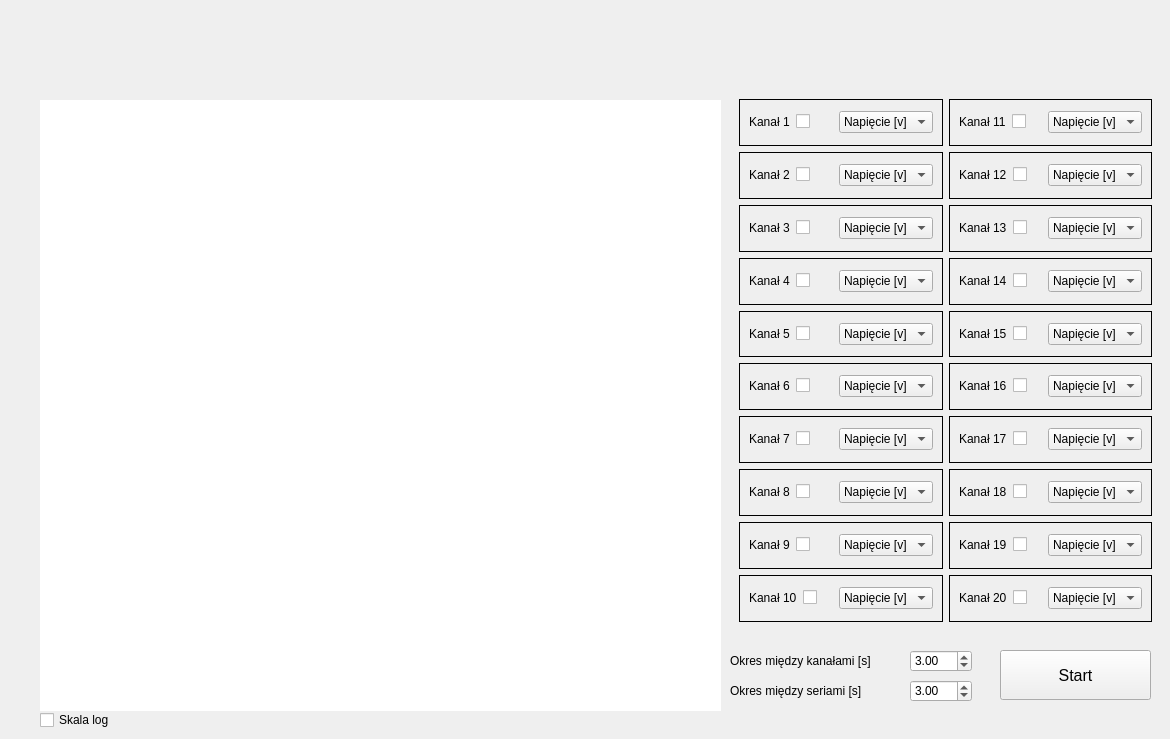
    <widget class="QWidget" name="page_reczny">
     <widget class="QWidget" name="widget_20probek" native="true">
      <property name="geometry">
       <rect>
        <x>40</x>
        <y>100</y>
        <width>681</width>
        <height>611</height>
       </rect>
      </property>
      <property name="styleSheet">
       <string notr="true">background-color: rgb(255, 255, 255);</string>
      </property>
     </widget>
     <widget class="QFrame" name="frame">
      <property name="geometry">
       <rect>
        <x>730</x>
        <y>90</y>
        <width>431</width>
        <height>541</height>
       </rect>
      </property>
      <property name="frameShape">
       <enum>QFrame::NoFrame</enum>
      </property>
      <property name="frameShadow">
       <enum>QFrame::Plain</enum>
      </property>
      <property name="lineWidth">
       <number>1</number>
      </property>
      <property name="midLineWidth">
       <number>0</number>
      </property>
      <layout class="QGridLayout" name="gridLayout_41">
       <item row="0" column="0">
        <widget class="QFrame" name="frame_1">
         <property name="frameShape">
          <enum>QFrame::Box</enum>
         </property>
         <property name="frameShadow">
          <enum>QFrame::Plain</enum>
         </property>
         <property name="lineWidth">
          <number>1</number>
         </property>
         <property name="midLineWidth">
          <number>0</number>
         </property>
         <layout class="QGridLayout" name="gridLayout_4">
          <item row="0" column="0">
           <widget class="QLabel" name="label_1">
            <property name="lineWidth">
             <number>3</number>
            </property>
            <property name="text">
             <string>Kanał 1</string>
            </property>
           </widget>
          </item>
          <item row="0" column="1">
           <widget class="QCheckBox" name="checkBox_1">
            <property name="text">
             <string/>
            </property>
           </widget>
          </item>
          <item row="0" column="2">
           <widget class="QComboBox" name="comboBox_1">
            <item>
             <property name="text">
              <string>Napięcie [v]</string>
             </property>
            </item>
            <item>
             <property name="text">
              <string>Opór [Ohm]</string>
             </property>
            </item>
           </widget>
          </item>
         </layout>
        </widget>
       </item>
       <item row="0" column="1">
        <widget class="QFrame" name="frame_11">
         <property name="frameShape">
          <enum>QFrame::Box</enum>
         </property>
         <property name="frameShadow">
          <enum>QFrame::Plain</enum>
         </property>
         <property name="lineWidth">
          <number>1</number>
         </property>
         <property name="midLineWidth">
          <number>0</number>
         </property>
         <layout class="QGridLayout" name="gridLayout_2">
          <item row="0" column="0">
           <widget class="QLabel" name="label_11">
            <property name="lineWidth">
             <number>3</number>
            </property>
            <property name="text">
             <string>Kanał 11</string>
            </property>
           </widget>
          </item>
          <item row="0" column="1">
           <widget class="QCheckBox" name="checkBox_11">
            <property name="text">
             <string/>
            </property>
           </widget>
          </item>
          <item row="0" column="2">
           <widget class="QComboBox" name="comboBox_11">
            <item>
             <property name="text">
              <string>Napięcie [v]</string>
             </property>
            </item>
            <item>
             <property name="text">
              <string>Opór [Ohm]</string>
             </property>
            </item>
           </widget>
          </item>
         </layout>
        </widget>
       </item>
       <item row="1" column="0">
        <widget class="QFrame" name="frame_2">
         <property name="frameShape">
          <enum>QFrame::Box</enum>
         </property>
         <property name="frameShadow">
          <enum>QFrame::Plain</enum>
         </property>
         <property name="lineWidth">
          <number>1</number>
         </property>
         <property name="midLineWidth">
          <number>0</number>
         </property>
         <layout class="QGridLayout" name="gridLayout_20">
          <item row="0" column="2">
           <widget class="QComboBox" name="comboBox_2">
            <item>
             <property name="text">
              <string>Napięcie [v]</string>
             </property>
            </item>
            <item>
             <property name="text">
              <string>Opór [Ohm]</string>
             </property>
            </item>
           </widget>
          </item>
          <item row="0" column="1">
           <widget class="QCheckBox" name="checkBox_2">
            <property name="text">
             <string/>
            </property>
           </widget>
          </item>
          <item row="0" column="0">
           <widget class="QLabel" name="label_2">
            <property name="lineWidth">
             <number>3</number>
            </property>
            <property name="text">
             <string>Kanał 2</string>
            </property>
           </widget>
          </item>
         </layout>
        </widget>
       </item>
       <item row="1" column="1">
        <widget class="QFrame" name="frame_12">
         <property name="frameShape">
          <enum>QFrame::Box</enum>
         </property>
         <property name="frameShadow">
          <enum>QFrame::Plain</enum>
         </property>
         <property name="lineWidth">
          <number>1</number>
         </property>
         <property name="midLineWidth">
          <number>0</number>
         </property>
         <layout class="QGridLayout" name="gridLayout">
          <item row="0" column="0">
           <widget class="QLabel" name="label_12">
            <property name="lineWidth">
             <number>3</number>
            </property>
            <property name="text">
             <string>Kanał 12</string>
            </property>
           </widget>
          </item>
          <item row="0" column="1">
           <widget class="QCheckBox" name="checkBox_12">
            <property name="text">
             <string/>
            </property>
           </widget>
          </item>
          <item row="0" column="2">
           <widget class="QComboBox" name="comboBox_12">
            <item>
             <property name="text">
              <string>Napięcie [v]</string>
             </property>
            </item>
            <item>
             <property name="text">
              <string>Opór [Ohm]</string>
             </property>
            </item>
           </widget>
          </item>
         </layout>
        </widget>
       </item>
       <item row="2" column="0">
        <widget class="QFrame" name="frame_3">
         <property name="frameShape">
          <enum>QFrame::Box</enum>
         </property>
         <property name="frameShadow">
          <enum>QFrame::Plain</enum>
         </property>
         <property name="lineWidth">
          <number>1</number>
         </property>
         <property name="midLineWidth">
          <number>0</number>
         </property>
         <layout class="QGridLayout" name="gridLayout_6">
          <item row="0" column="0">
           <widget class="QLabel" name="label_3">
            <property name="lineWidth">
             <number>3</number>
            </property>
            <property name="text">
             <string>Kanał 3</string>
            </property>
           </widget>
          </item>
          <item row="0" column="1">
           <widget class="QCheckBox" name="checkBox_3">
            <property name="text">
             <string/>
            </property>
           </widget>
          </item>
          <item row="0" column="2">
           <widget class="QComboBox" name="comboBox_3">
            <item>
             <property name="text">
              <string>Napięcie [v]</string>
             </property>
            </item>
            <item>
             <property name="text">
              <string>Opór [Ohm]</string>
             </property>
            </item>
           </widget>
          </item>
         </layout>
        </widget>
       </item>
       <item row="2" column="1">
        <widget class="QFrame" name="frame_13">
         <property name="frameShape">
          <enum>QFrame::Box</enum>
         </property>
         <property name="frameShadow">
          <enum>QFrame::Plain</enum>
         </property>
         <property name="lineWidth">
          <number>1</number>
         </property>
         <property name="midLineWidth">
          <number>0</number>
         </property>
         <layout class="QGridLayout" name="gridLayout_14">
          <item row="0" column="0">
           <widget class="QLabel" name="label_13">
            <property name="lineWidth">
             <number>3</number>
            </property>
            <property name="text">
             <string>Kanał 13</string>
            </property>
           </widget>
          </item>
          <item row="0" column="1">
           <widget class="QCheckBox" name="checkBox_13">
            <property name="text">
             <string/>
            </property>
           </widget>
          </item>
          <item row="0" column="2">
           <widget class="QComboBox" name="comboBox_13">
            <item>
             <property name="text">
              <string>Napięcie [v]</string>
             </property>
            </item>
            <item>
             <property name="text">
              <string>Opór [Ohm]</string>
             </property>
            </item>
           </widget>
          </item>
         </layout>
        </widget>
       </item>
       <item row="3" column="0">
        <widget class="QFrame" name="frame_4">
         <property name="frameShape">
          <enum>QFrame::Box</enum>
         </property>
         <property name="frameShadow">
          <enum>QFrame::Plain</enum>
         </property>
         <property name="lineWidth">
          <number>1</number>
         </property>
         <property name="midLineWidth">
          <number>0</number>
         </property>
         <layout class="QGridLayout" name="gridLayout_7">
          <item row="0" column="0">
           <widget class="QLabel" name="label_4">
            <property name="lineWidth">
             <number>3</number>
            </property>
            <property name="text">
             <string>Kanał 4</string>
            </property>
           </widget>
          </item>
          <item row="0" column="1">
           <widget class="QCheckBox" name="checkBox_4">
            <property name="text">
             <string/>
            </property>
           </widget>
          </item>
          <item row="0" column="2">
           <widget class="QComboBox" name="comboBox_4">
            <item>
             <property name="text">
              <string>Napięcie [v]</string>
             </property>
            </item>
            <item>
             <property name="text">
              <string>Opór [Ohm]</string>
             </property>
            </item>
           </widget>
          </item>
         </layout>
        </widget>
       </item>
       <item row="3" column="1">
        <widget class="QFrame" name="frame_14">
         <property name="frameShape">
          <enum>QFrame::Box</enum>
         </property>
         <property name="frameShadow">
          <enum>QFrame::Plain</enum>
         </property>
         <property name="lineWidth">
          <number>1</number>
         </property>
         <property name="midLineWidth">
          <number>0</number>
         </property>
         <layout class="QGridLayout" name="gridLayout_3">
          <item row="0" column="0">
           <widget class="QLabel" name="label_14">
            <property name="lineWidth">
             <number>3</number>
            </property>
            <property name="text">
             <string>Kanał 14</string>
            </property>
           </widget>
          </item>
          <item row="0" column="1">
           <widget class="QCheckBox" name="checkBox_14">
            <property name="text">
             <string/>
            </property>
           </widget>
          </item>
          <item row="0" column="2">
           <widget class="QComboBox" name="comboBox_14">
            <item>
             <property name="text">
              <string>Napięcie [v]</string>
             </property>
            </item>
            <item>
             <property name="text">
              <string>Opór [Ohm]</string>
             </property>
            </item>
           </widget>
          </item>
         </layout>
        </widget>
       </item>
       <item row="4" column="0">
        <widget class="QFrame" name="frame_5">
         <property name="frameShape">
          <enum>QFrame::Box</enum>
         </property>
         <property name="frameShadow">
          <enum>QFrame::Plain</enum>
         </property>
         <property name="lineWidth">
          <number>1</number>
         </property>
         <property name="midLineWidth">
          <number>0</number>
         </property>
         <layout class="QGridLayout" name="gridLayout_19">
          <item row="0" column="2">
           <widget class="QComboBox" name="comboBox_5">
            <item>
             <property name="text">
              <string>Napięcie [v]</string>
             </property>
            </item>
            <item>
             <property name="text">
              <string>Opór [Ohm]</string>
             </property>
            </item>
           </widget>
          </item>
          <item row="0" column="1">
           <widget class="QCheckBox" name="checkBox_5">
            <property name="text">
             <string/>
            </property>
           </widget>
          </item>
          <item row="0" column="0">
           <widget class="QLabel" name="label_5">
            <property name="lineWidth">
             <number>3</number>
            </property>
            <property name="text">
             <string>Kanał 5</string>
            </property>
           </widget>
          </item>
         </layout>
        </widget>
       </item>
       <item row="4" column="1">
        <widget class="QFrame" name="frame_15">
         <property name="frameShape">
          <enum>QFrame::Box</enum>
         </property>
         <property name="frameShadow">
          <enum>QFrame::Plain</enum>
         </property>
         <property name="lineWidth">
          <number>1</number>
         </property>
         <property name="midLineWidth">
          <number>0</number>
         </property>
         <layout class="QGridLayout" name="gridLayout_10">
          <item row="0" column="2">
           <widget class="QComboBox" name="comboBox_15">
            <item>
             <property name="text">
              <string>Napięcie [v]</string>
             </property>
            </item>
            <item>
             <property name="text">
              <string>Opór [Ohm]</string>
             </property>
            </item>
           </widget>
          </item>
          <item row="0" column="1">
           <widget class="QCheckBox" name="checkBox_15">
            <property name="text">
             <string/>
            </property>
           </widget>
          </item>
          <item row="0" column="0">
           <widget class="QLabel" name="label_15">
            <property name="lineWidth">
             <number>3</number>
            </property>
            <property name="text">
             <string>Kanał 15</string>
            </property>
           </widget>
          </item>
         </layout>
        </widget>
       </item>
       <item row="5" column="0">
        <widget class="QFrame" name="frame_6">
         <property name="frameShape">
          <enum>QFrame::Box</enum>
         </property>
         <property name="frameShadow">
          <enum>QFrame::Plain</enum>
         </property>
         <property name="lineWidth">
          <number>1</number>
         </property>
         <property name="midLineWidth">
          <number>0</number>
         </property>
         <layout class="QGridLayout" name="gridLayout_15">
          <item row="0" column="2">
           <widget class="QComboBox" name="comboBox_6">
            <item>
             <property name="text">
              <string>Napięcie [v]</string>
             </property>
            </item>
            <item>
             <property name="text">
              <string>Opór [Ohm]</string>
             </property>
            </item>
           </widget>
          </item>
          <item row="0" column="1">
           <widget class="QCheckBox" name="checkBox_6">
            <property name="text">
             <string/>
            </property>
           </widget>
          </item>
          <item row="0" column="0">
           <widget class="QLabel" name="label_6">
            <property name="lineWidth">
             <number>3</number>
            </property>
            <property name="text">
             <string>Kanał 6</string>
            </property>
           </widget>
          </item>
         </layout>
        </widget>
       </item>
       <item row="5" column="1">
        <widget class="QFrame" name="frame_16">
         <property name="frameShape">
          <enum>QFrame::Box</enum>
         </property>
         <property name="frameShadow">
          <enum>QFrame::Plain</enum>
         </property>
         <property name="lineWidth">
          <number>1</number>
         </property>
         <property name="midLineWidth">
          <number>0</number>
         </property>
         <layout class="QGridLayout" name="gridLayout_8">
          <item row="0" column="0">
           <widget class="QLabel" name="label_16">
            <property name="lineWidth">
             <number>3</number>
            </property>
            <property name="text">
             <string>Kanał 16</string>
            </property>
           </widget>
          </item>
          <item row="0" column="1">
           <widget class="QCheckBox" name="checkBox_16">
            <property name="text">
             <string/>
            </property>
           </widget>
          </item>
          <item row="0" column="2">
           <widget class="QComboBox" name="comboBox_16">
            <item>
             <property name="text">
              <string>Napięcie [v]</string>
             </property>
            </item>
            <item>
             <property name="text">
              <string>Opór [Ohm]</string>
             </property>
            </item>
           </widget>
          </item>
         </layout>
        </widget>
       </item>
       <item row="6" column="0">
        <widget class="QFrame" name="frame_7">
         <property name="frameShape">
          <enum>QFrame::Box</enum>
         </property>
         <property name="frameShadow">
          <enum>QFrame::Plain</enum>
         </property>
         <property name="lineWidth">
          <number>1</number>
         </property>
         <property name="midLineWidth">
          <number>0</number>
         </property>
         <layout class="QGridLayout" name="gridLayout_18">
          <item row="0" column="2">
           <widget class="QComboBox" name="comboBox_7">
            <item>
             <property name="text">
              <string>Napięcie [v]</string>
             </property>
            </item>
            <item>
             <property name="text">
              <string>Opór [Ohm]</string>
             </property>
            </item>
           </widget>
          </item>
          <item row="0" column="1">
           <widget class="QCheckBox" name="checkBox_7">
            <property name="text">
             <string/>
            </property>
           </widget>
          </item>
          <item row="0" column="0">
           <widget class="QLabel" name="label_7">
            <property name="lineWidth">
             <number>3</number>
            </property>
            <property name="text">
             <string>Kanał 7</string>
            </property>
           </widget>
          </item>
         </layout>
        </widget>
       </item>
       <item row="6" column="1">
        <widget class="QFrame" name="frame_17">
         <property name="frameShape">
          <enum>QFrame::Box</enum>
         </property>
         <property name="frameShadow">
          <enum>QFrame::Plain</enum>
         </property>
         <property name="lineWidth">
          <number>1</number>
         </property>
         <property name="midLineWidth">
          <number>0</number>
         </property>
         <layout class="QGridLayout" name="gridLayout_11">
          <item row="0" column="0">
           <widget class="QLabel" name="label_17">
            <property name="lineWidth">
             <number>3</number>
            </property>
            <property name="text">
             <string>Kanał 17</string>
            </property>
           </widget>
          </item>
          <item row="0" column="1">
           <widget class="QCheckBox" name="checkBox_17">
            <property name="text">
             <string/>
            </property>
           </widget>
          </item>
          <item row="0" column="2">
           <widget class="QComboBox" name="comboBox_17">
            <item>
             <property name="text">
              <string>Napięcie [v]</string>
             </property>
            </item>
            <item>
             <property name="text">
              <string>Opór [Ohm]</string>
             </property>
            </item>
           </widget>
          </item>
         </layout>
        </widget>
       </item>
       <item row="7" column="0">
        <widget class="QFrame" name="frame_8">
         <property name="frameShape">
          <enum>QFrame::Box</enum>
         </property>
         <property name="frameShadow">
          <enum>QFrame::Plain</enum>
         </property>
         <property name="lineWidth">
          <number>1</number>
         </property>
         <property name="midLineWidth">
          <number>0</number>
         </property>
         <layout class="QGridLayout" name="gridLayout_17">
          <item row="0" column="2">
           <widget class="QComboBox" name="comboBox_8">
            <item>
             <property name="text">
              <string>Napięcie [v]</string>
             </property>
            </item>
            <item>
             <property name="text">
              <string>Opór [Ohm]</string>
             </property>
            </item>
           </widget>
          </item>
          <item row="0" column="1">
           <widget class="QCheckBox" name="checkBox_8">
            <property name="text">
             <string/>
            </property>
           </widget>
          </item>
          <item row="0" column="0">
           <widget class="QLabel" name="label_8">
            <property name="lineWidth">
             <number>3</number>
            </property>
            <property name="text">
             <string>Kanał 8</string>
            </property>
           </widget>
          </item>
         </layout>
        </widget>
       </item>
       <item row="7" column="1">
        <widget class="QFrame" name="frame_18">
         <property name="frameShape">
          <enum>QFrame::Box</enum>
         </property>
         <property name="frameShadow">
          <enum>QFrame::Plain</enum>
         </property>
         <property name="lineWidth">
          <number>1</number>
         </property>
         <property name="midLineWidth">
          <number>0</number>
         </property>
         <layout class="QGridLayout" name="gridLayout_5">
          <item row="0" column="0">
           <widget class="QLabel" name="label_18">
            <property name="lineWidth">
             <number>3</number>
            </property>
            <property name="text">
             <string>Kanał 18</string>
            </property>
           </widget>
          </item>
          <item row="0" column="1">
           <widget class="QCheckBox" name="checkBox_18">
            <property name="text">
             <string/>
            </property>
           </widget>
          </item>
          <item row="0" column="2">
           <widget class="QComboBox" name="comboBox_18">
            <item>
             <property name="text">
              <string>Napięcie [v]</string>
             </property>
            </item>
            <item>
             <property name="text">
              <string>Opór [Ohm]</string>
             </property>
            </item>
           </widget>
          </item>
         </layout>
        </widget>
       </item>
       <item row="8" column="0">
        <widget class="QFrame" name="frame_9">
         <property name="frameShape">
          <enum>QFrame::Box</enum>
         </property>
         <property name="frameShadow">
          <enum>QFrame::Plain</enum>
         </property>
         <property name="lineWidth">
          <number>1</number>
         </property>
         <property name="midLineWidth">
          <number>0</number>
         </property>
         <layout class="QGridLayout" name="gridLayout_16">
          <item row="0" column="2">
           <widget class="QComboBox" name="comboBox_9">
            <item>
             <property name="text">
              <string>Napięcie [v]</string>
             </property>
            </item>
            <item>
             <property name="text">
              <string>Opór [Ohm]</string>
             </property>
            </item>
           </widget>
          </item>
          <item row="0" column="1">
           <widget class="QCheckBox" name="checkBox_9">
            <property name="text">
             <string/>
            </property>
           </widget>
          </item>
          <item row="0" column="0">
           <widget class="QLabel" name="label_9">
            <property name="lineWidth">
             <number>3</number>
            </property>
            <property name="text">
             <string>Kanał 9</string>
            </property>
           </widget>
          </item>
         </layout>
        </widget>
       </item>
       <item row="8" column="1">
        <widget class="QFrame" name="frame_19">
         <property name="frameShape">
          <enum>QFrame::Box</enum>
         </property>
         <property name="frameShadow">
          <enum>QFrame::Plain</enum>
         </property>
         <property name="lineWidth">
          <number>1</number>
         </property>
         <property name="midLineWidth">
          <number>0</number>
         </property>
         <layout class="QGridLayout" name="gridLayout_12">
          <item row="0" column="1">
           <widget class="QCheckBox" name="checkBox_19">
            <property name="text">
             <string/>
            </property>
           </widget>
          </item>
          <item row="0" column="2">
           <widget class="QComboBox" name="comboBox_19">
            <item>
             <property name="text">
              <string>Napięcie [v]</string>
             </property>
            </item>
            <item>
             <property name="text">
              <string>Opór [Ohm]</string>
             </property>
            </item>
           </widget>
          </item>
          <item row="0" column="0">
           <widget class="QLabel" name="label_19">
            <property name="lineWidth">
             <number>3</number>
            </property>
            <property name="text">
             <string>Kanał 19</string>
            </property>
           </widget>
          </item>
         </layout>
        </widget>
       </item>
       <item row="9" column="0">
        <widget class="QFrame" name="frame_10">
         <property name="frameShape">
          <enum>QFrame::Box</enum>
         </property>
         <property name="frameShadow">
          <enum>QFrame::Plain</enum>
         </property>
         <property name="lineWidth">
          <number>1</number>
         </property>
         <property name="midLineWidth">
          <number>0</number>
         </property>
         <layout class="QGridLayout" name="gridLayout_13">
          <item row="0" column="2">
           <widget class="QComboBox" name="comboBox_10">
            <item>
             <property name="text">
              <string>Napięcie [v]</string>
             </property>
            </item>
            <item>
             <property name="text">
              <string>Opór [Ohm]</string>
             </property>
            </item>
           </widget>
          </item>
          <item row="0" column="1">
           <widget class="QCheckBox" name="checkBox_10">
            <property name="text">
             <string/>
            </property>
           </widget>
          </item>
          <item row="0" column="0">
           <widget class="QLabel" name="label_10">
            <property name="lineWidth">
             <number>3</number>
            </property>
            <property name="text">
             <string>Kanał 10</string>
            </property>
           </widget>
          </item>
         </layout>
        </widget>
       </item>
       <item row="9" column="1">
        <widget class="QFrame" name="frame_20">
         <property name="frameShape">
          <enum>QFrame::Box</enum>
         </property>
         <property name="frameShadow">
          <enum>QFrame::Plain</enum>
         </property>
         <property name="lineWidth">
          <number>1</number>
         </property>
         <property name="midLineWidth">
          <number>0</number>
         </property>
         <layout class="QGridLayout" name="gridLayout_9">
          <item row="0" column="0">
           <widget class="QLabel" name="label_20">
            <property name="lineWidth">
             <number>3</number>
            </property>
            <property name="text">
             <string>Kanał 20</string>
            </property>
           </widget>
          </item>
          <item row="0" column="1">
           <widget class="QCheckBox" name="checkBox_20">
            <property name="text">
             <string/>
            </property>
           </widget>
          </item>
          <item row="0" column="2">
           <widget class="QComboBox" name="comboBox_20">
            <item>
             <property name="text">
              <string>Napięcie [v]</string>
             </property>
            </item>
            <item>
             <property name="text">
              <string>Opór [Ohm]</string>
             </property>
            </item>
           </widget>
          </item>
         </layout>
        </widget>
       </item>
      </layout>
     </widget>
     <widget class="QCheckBox" name="skala_reczny">
      <property name="geometry">
       <rect>
        <x>40</x>
        <y>710</y>
        <width>91</width>
        <height>20</height>
       </rect>
      </property>
      <property name="font">
       <font>
        <pointsize>9</pointsize>
       </font>
      </property>
      <property name="text">
       <string>Skala log</string>
      </property>
     </widget>
     <widget class="QLabel" name="label_czestotliwosc_2">
      <property name="geometry">
       <rect>
        <x>730</x>
        <y>650</y>
        <width>180</width>
        <height>22</height>
       </rect>
      </property>
      <property name="font">
       <font>
        <pointsize>9</pointsize>
        <stylestrategy>PreferDefault</stylestrategy>
       </font>
      </property>
      <property name="acceptDrops">
       <bool>false</bool>
      </property>
      <property name="autoFillBackground">
       <bool>false</bool>
      </property>
      <property name="text">
       <string>Okres między kanałami [s]</string>
      </property>
      <property name="textFormat">
       <enum>Qt::AutoText</enum>
      </property>
      <property name="wordWrap">
       <bool>true</bool>
      </property>
     </widget>
     <widget class="QDoubleSpinBox" name="doubleSpinBox_czestotliowsc_2">
      <property name="geometry">
       <rect>
        <x>910</x>
        <y>650</y>
        <width>62</width>
        <height>22</height>
       </rect>
      </property>
      <property name="minimum">
       <double>2.000000000000000</double>
      </property>
      <property name="maximum">
       <double>300.000000000000000</double>
      </property>
      <property name="singleStep">
       <double>1.000000000000000</double>
      </property>
      <property name="value">
       <double>3.000000000000000</double>
      </property>
     </widget>
     <widget class="QDoubleSpinBox" name="doubleSpinBox_czestotliowsc_3">
      <property name="geometry">
       <rect>
        <x>910</x>
        <y>680</y>
        <width>62</width>
        <height>22</height>
       </rect>
      </property>
      <property name="minimum">
       <double>2.000000000000000</double>
      </property>
      <property name="maximum">
       <double>300.000000000000000</double>
      </property>
      <property name="singleStep">
       <double>1.000000000000000</double>
      </property>
      <property name="value">
       <double>3.000000000000000</double>
      </property>
     </widget>
     <widget class="QLabel" name="label_czestotliwosc_3">
      <property name="geometry">
       <rect>
        <x>730</x>
        <y>680</y>
        <width>171</width>
        <height>22</height>
       </rect>
      </property>
      <property name="font">
       <font>
        <pointsize>9</pointsize>
        <stylestrategy>PreferDefault</stylestrategy>
       </font>
      </property>
      <property name="acceptDrops">
       <bool>false</bool>
      </property>
      <property name="autoFillBackground">
       <bool>false</bool>
      </property>
      <property name="text">
       <string>Okres między seriami [s]</string>
      </property>
      <property name="textFormat">
       <enum>Qt::AutoText</enum>
      </property>
      <property name="wordWrap">
       <bool>true</bool>
      </property>
     </widget>
     <widget class="QPushButton" name="pushButton_start2">
      <property name="geometry">
       <rect>
        <x>1000</x>
        <y>650</y>
        <width>151</width>
        <height>50</height>
       </rect>
      </property>
      <property name="font">
       <font>
        <pointsize>12</pointsize>
       </font>
      </property>
      <property name="text">
       <string>Start</string>
      </property>
     </widget>
    </widget>
